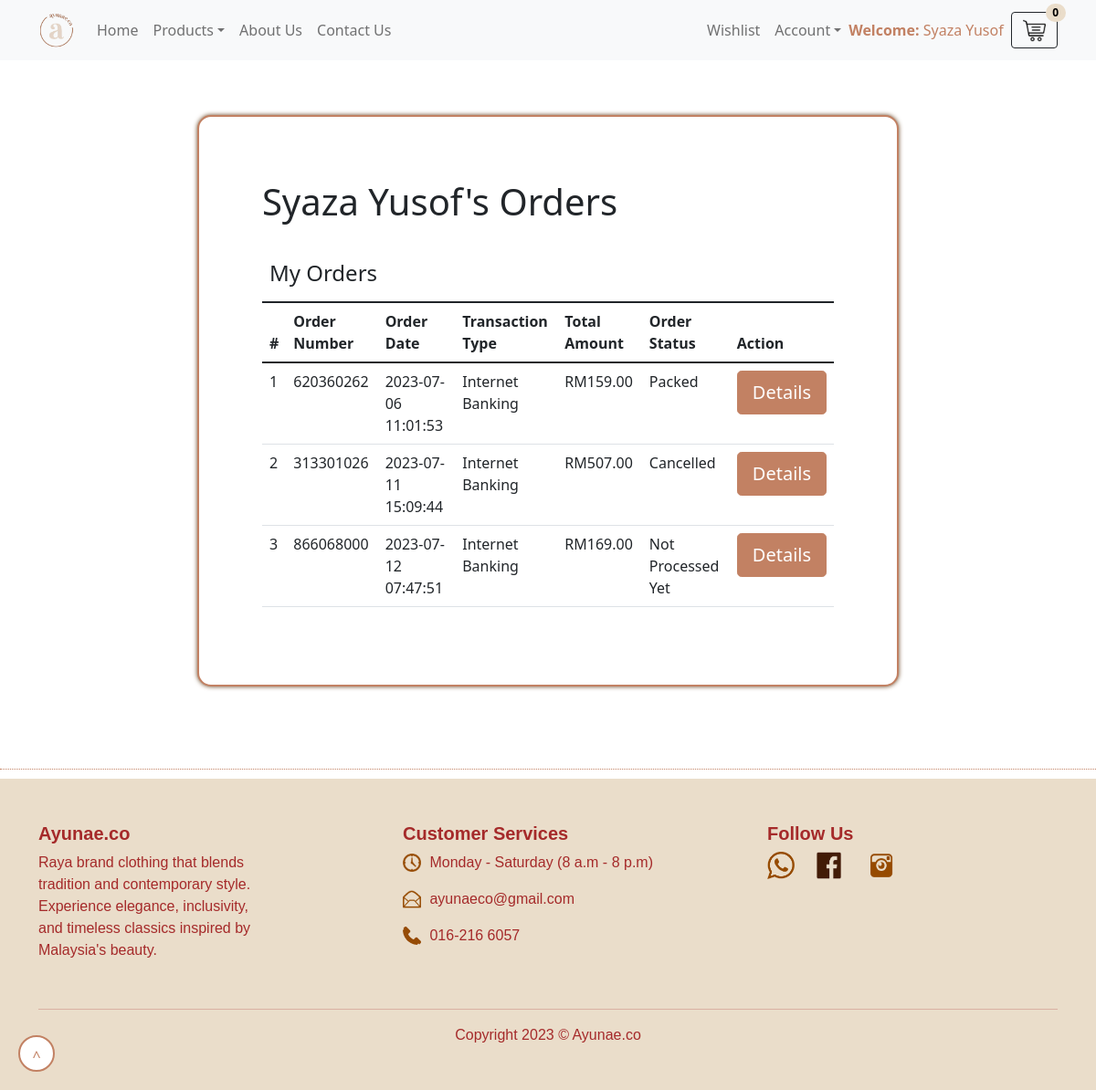
/my-orders.php (signed in), run on the app's committed database.
### tables this page shows
CREATE TABLE `users` (
  `id` int(11) NOT NULL,
  `name` varchar(255) DEFAULT NULL,
  `email` varchar(255) DEFAULT NULL,
  `contactno` bigint(11) DEFAULT NULL,
  `password` varchar(255) DEFAULT NULL,
  `regDate` timestamp NOT NULL DEFAULT current_timestamp(),
  `updationDate` timestamp NULL DEFAULT NULL ON UPDATE current_timestamp()
);

CREATE TABLE `orders` (
  `id` int(11) NOT NULL,
  `orderNumber` bigint(12) DEFAULT NULL,
  `userId` int(11) DEFAULT NULL,
  `addressId` int(11) DEFAULT NULL,
  `totalAmount` decimal(10,2) DEFAULT NULL,
  `txnType` varchar(200) DEFAULT NULL,
  `txnNumber` varchar(50) DEFAULT NULL,
  `orderStatus` varchar(120) DEFAULT NULL,
  `orderDate` timestamp NOT NULL DEFAULT current_timestamp()
);

### my-orders.php (the view, shortened to what this page needs)
<?php session_start();
include_once('includes/config.php');
if(strlen($_SESSION['id'])==0)
{   header('location:logout.php');
}else{
?>
<!DOCTYPE html>
<html lang="en">
<head>
        <link href="css/custom-icons.css" rel="stylesheet" />
        <link href="css/styles.css" rel="stylesheet" />
    </head>
    <body>
<?php include_once('includes/header.php');?>
<div class="container custom-container" style="padding: 3%; padding-top: 0; padding-bottom: 0;">
        <div class="login-box">
            <div class="card card-outline card-primary" style="margin: 14%; padding: 5%; border: 2px solid #c28163; border-radius: 15px; box-shadow: 0px 0px 5px #654321;">
                <div class="card-body">
                <?php
                    $uid=$_SESSION['id'];
                    $query=mysqli_query($con,"select * from users where id='$uid'");
                    while($result=mysqli_fetch_array($query)){
                ?>
                <h1><?php echo htmlentities($result['name']);?>'s Orders</h1>
                <br>
                <?php } ?>
        <div class="table-responsive">
            <table class="table">
                <thead>
                    <tr>
                        <th colspan="4"><h4>My Orders</h4></th>
                    </tr>
                </thead>
                <tr>
                    <thead>
                        <th>#</th>
                        <th>Order Number </th>
                        <th>Order Date</th>
                        <th>Transaction Type</th>
                        <th>Total Amount</th>
                        <th>Order Status</th>
                        <th>Action</th>
                    </thead>
                </tr>
                <tbody>
            <?php
            $uid=$_SESSION['id'];
            $ret=mysqli_query($con,"select * from orders where userId='$uid'");
            $num=mysqli_num_rows($ret);
            $cnt=1;
                if($num>0)
                {
            while ($row=mysqli_fetch_array($ret)) {
            ?>
                <tr>
                    <td><?php echo htmlentities($cnt);?></td>
                    <td><?php echo htmlentities($row['orderNumber']);?></td>
                    <td><?php echo htmlentities($row['orderDate']);?></td>
                    <td><?php echo htmlentities($row['txnType']);?></td>
                    <td>RM<?php echo htmlentities($row['totalAmount']);?></td>
                    <td><?php $ostatus=$row['orderStatus'];
                        if( $ostatus==''): echo "Not Processed Yet";
                            else: echo $ostatus; endif;?><br />
                        </td>
                        <td><a href="order-details.php?onumber=<?php echo htmlentities($row['orderNumber']);?>" class="btn btn-info btn-block btn-lg btn1">Details</a></td>
                </tr>
                <?php $cnt++;}  } ?>
                </tbody>
            </table>
        </div>
                </div>
    </div>
                </div>
</div>
        <?php include_once('includes/footer.php'); ?>
    </body>
</html>
<?php } ?>

### my-orders.php (style rules this page uses)
.custom-container { margin-top: -90px; margin-bottom: -60px; }
.btn1 { color: #fff; background-color: #c28163; border-color: #c28163; }

### data on the page
users: name "Syaza Yusof"
orders: orderNumber "620360262", orderDate "2023-07-06 11:01:53", txnType "Internet Banking", totalAmount "159.00", orderStatus "Packed"
orders: orderNumber "313301026", orderDate "2023-07-11 15:09:44", txnType "Internet Banking", totalAmount "507.00", orderStatus "Cancelled"
orders: orderNumber "866068000", orderDate "2023-07-12 07:47:51", txnType "Internet Banking", totalAmount "169.00", shows "Not Processed Yet"

### other printed values
$_SESSION['username'] "Syaza Yusof"
